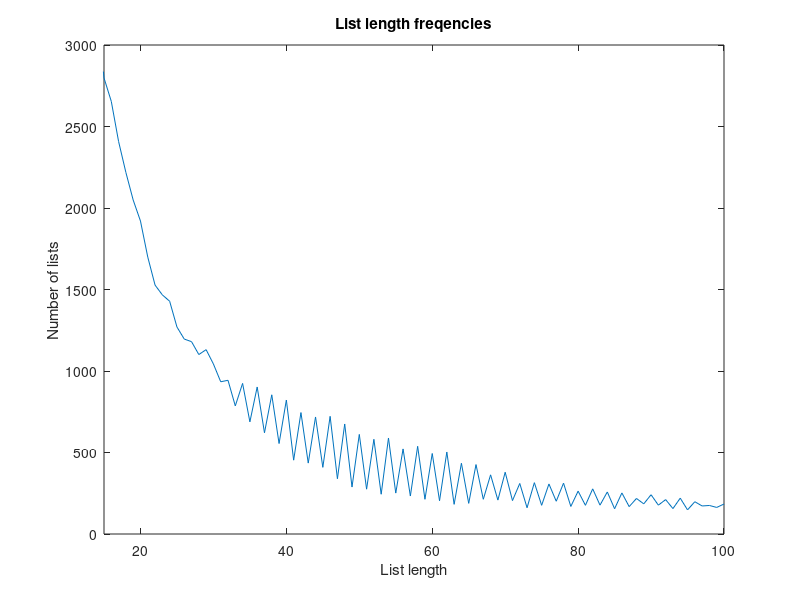

The MATLAB source for this figure:
a = csvread('lengthfreqs.txt');
lengths = a(:,1);
freqs = a(:,2);

plot(lengths,freqs)

lengths = a(1:100, 1)
freqs = a(1:100, 2)

plot(lengths,freqs)

%axis tight
axis([15 100 0 3e3])
xlabel('List length')
ylabel('Number of lists')
title('List length freqencies')
